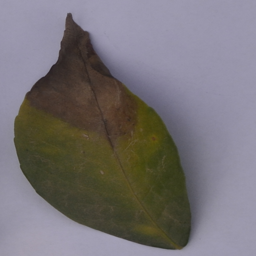
#> input picture Citrus/Leaves/Black spot/b (11).png, 256 x 256 px, found by its file name; its folder holds only this picture in this run
$ python training_model.py
#> lines starting #> are read from the running program, lines starting #| are printed output that depends on the picture
import cv2
import os
import numpy as np
from matplotlib import pyplot as plt
from tqdm import tqdm
import pickle
import random


# preparing training model
DATADIR = "./Data"

CATEGORIES = ["Black spot", "Healthy"]

for category in CATEGORIES:
    path = os.path.join(DATADIR, category)
    for img in os.listdir(path):
        img_array = cv2.imread(os.path.join(path, img), cv2.IMREAD_GRAYSCALE)
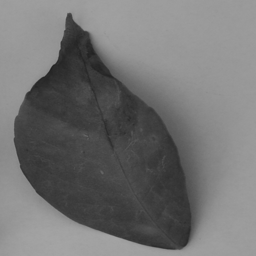
#> img_array: shape (256, 256); min 33, max 165, mean 114.8
        """plt.imshow(img_array, cmap='gray')
        plt.show()"""
        break
    break

IMG_SIZE = 256

new_array = cv2.resize(img_array, (IMG_SIZE, IMG_SIZE))
"""plt.imshow(new_array, cmap='gray')
plt.show()"""

training_data = []


def create_training_data():
    for category in CATEGORIES:

        path = os.path.join(DATADIR, category)
        class_num = CATEGORIES.index(category)

#> (the run stopped early here; a loop or call above may not have finished)
